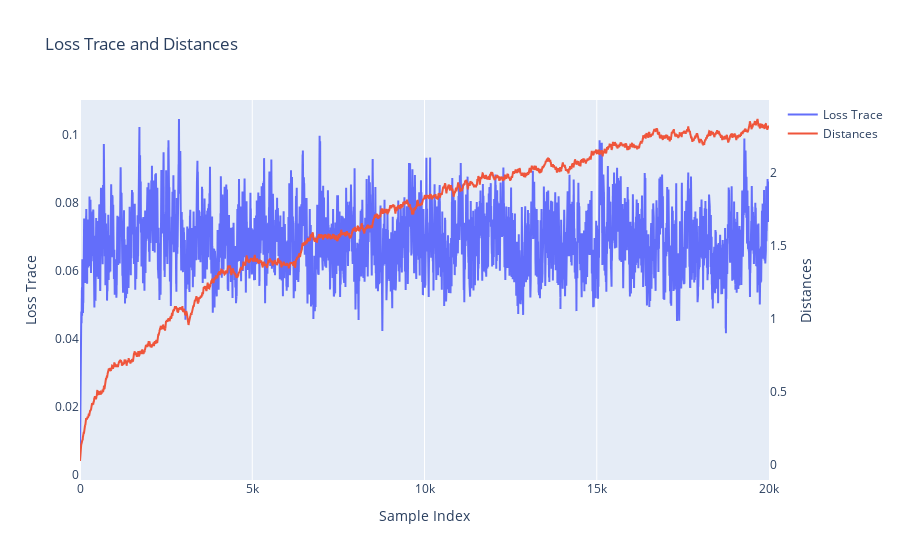

The notebook cell this image was saved under:
### Markdown cell above
## Loss trace

### Code cell
sample_loss_trace = sample_doc["info"]["loss_trace"]
distances = sample_doc["info"]["sgld_distances"]
nsamples = len(sample_loss_trace)
# fig = go.Figure()

# fig.add_trace(go.Scatter(
#     x=list(range(len(sample_loss_trace))),
#     y=sample_loss_trace,
#     mode='lines+markers',
#     marker=dict(symbol='circle', size=2),
#     line=dict(color='blue'),
#     name='Loss Trace'
# ))

# fig.update_layout(
#     xaxis_title='Index',
#     yaxis_title='Loss',
#     title='Sample Loss Trace'
# )



fig = go.Figure()

# Add trace for loss_trace
fig.add_trace(
    go.Scatter(
        x=list(range(nsamples)),
        y=sample_loss_trace,
        name="Loss Trace",
        yaxis="y1"
    )
)

# Add trace for distances
fig.add_trace(
    go.Scatter(
        x=list(range(nsamples)),
        y=distances,
        name="Distances",
        yaxis="y2"
    )
)

# Set layout for the graph
fig.update_layout(
    title="Loss Trace and Distances",
    xaxis_title="Sample Index",
    yaxis=dict(
        title="Loss Trace",
        side="left",
        showgrid=False,
        zeroline=False
    ),
    yaxis2=dict(
        title="Distances",
        side="right",
        overlaying="y",
        showgrid=False,
        zeroline=False
    )
)

### Figure 1 — Plotly figure (JSON) as saved in the notebook; plotly's stock layout.template omitted (floating-point values rounded to 4 significant figures; data arrays with more than 128 entries replaced by an {"elided": "..."} marker saying what was removed)
{"data": [{"name": "Loss Trace", "type": "scatter", "x": {"elided": "20000 int values"}, "y": {"elided": "20000 float values"}, "yaxis": "y"}, {"name": "Distances", "type": "scatter", "x": {"elided": "20000 int values"}, "y": {"elided": "20000 float values"}, "yaxis": "y2"}], "layout": {"title": {"text": "Loss Trace and Distances"}, "xaxis": {"title": {"text": "Sample Index"}}, "yaxis": {"showgrid": false, "side": "left", "title": {"text": "Loss Trace"}, "zeroline": false}, "yaxis2": {"overlaying": "y", "showgrid": false, "side": "right", "title": {"text": "Distances"}, "zeroline": false}}}
